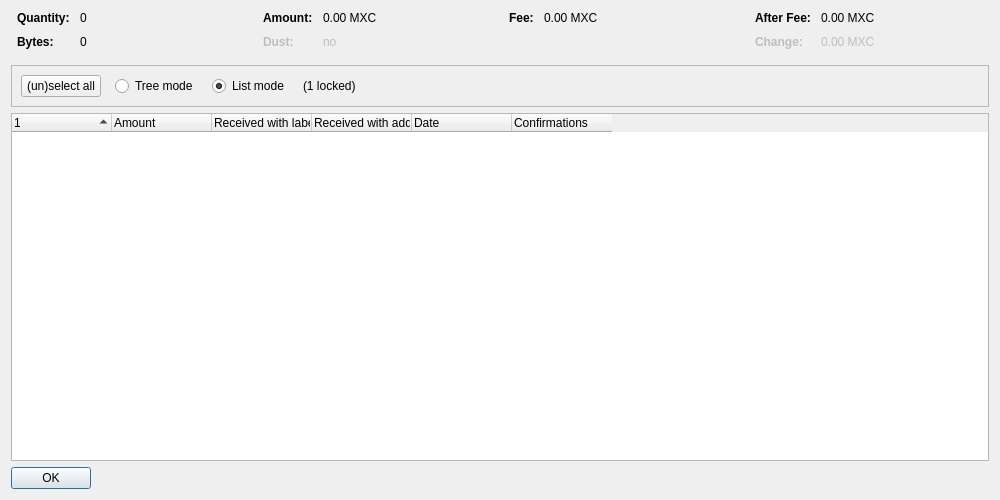
<?xml version="1.0" encoding="UTF-8"?>
<ui version="4.0">
 <class>CoinControlDialog</class>
 <widget class="QDialog" name="CoinControlDialog">
  <property name="geometry">
   <rect>
    <x>0</x>
    <y>0</y>
    <width>1000</width>
    <height>500</height>
   </rect>
  </property>
  <property name="windowTitle">
   <string>Coin Selection</string>
  </property>
  <layout class="QVBoxLayout" name="verticalLayout">
   <item>
    <layout class="QHBoxLayout" name="horizontalLayoutTop" stretch="0,0,0,0">
     <property name="topMargin">
      <number>0</number>
     </property>
     <property name="bottomMargin">
      <number>10</number>
     </property>
     <item>
      <layout class="QFormLayout" name="formLayoutCoinControl1">
       <property name="horizontalSpacing">
        <number>10</number>
       </property>
       <property name="verticalSpacing">
        <number>10</number>
       </property>
       <property name="leftMargin">
        <number>6</number>
       </property>
       <property name="rightMargin">
        <number>6</number>
       </property>
       <item row="0" column="0">
        <widget class="QLabel" name="labelCoinControlQuantityText">
         <property name="font">
          <font>
           <weight>75</weight>
           <bold>true</bold>
          </font>
         </property>
         <property name="text">
          <string>Quantity:</string>
         </property>
        </widget>
       </item>
       <item row="0" column="1">
        <widget class="QLabel" name="labelCoinControlQuantity">
         <property name="cursor">
          <cursorShape>IBeamCursor</cursorShape>
         </property>
         <property name="contextMenuPolicy">
          <enum>Qt::ActionsContextMenu</enum>
         </property>
         <property name="text">
          <string notr="true">0</string>
         </property>
         <property name="textInteractionFlags">
          <set>Qt::LinksAccessibleByMouse|Qt::TextSelectableByKeyboard|Qt::TextSelectableByMouse</set>
         </property>
        </widget>
       </item>
       <item row="1" column="0">
        <widget class="QLabel" name="labelCoinControlBytesText">
         <property name="font">
          <font>
           <weight>75</weight>
           <bold>true</bold>
          </font>
         </property>
         <property name="text">
          <string>Bytes:</string>
         </property>
        </widget>
       </item>
       <item row="1" column="1">
        <widget class="QLabel" name="labelCoinControlBytes">
         <property name="cursor">
          <cursorShape>IBeamCursor</cursorShape>
         </property>
         <property name="contextMenuPolicy">
          <enum>Qt::ActionsContextMenu</enum>
         </property>
         <property name="text">
          <string notr="true">0</string>
         </property>
         <property name="textInteractionFlags">
          <set>Qt::LinksAccessibleByMouse|Qt::TextSelectableByKeyboard|Qt::TextSelectableByMouse</set>
         </property>
        </widget>
       </item>
      </layout>
     </item>
     <item>
      <layout class="QFormLayout" name="formLayoutCoinControl2">
       <property name="horizontalSpacing">
        <number>10</number>
       </property>
       <property name="verticalSpacing">
        <number>10</number>
       </property>
       <property name="leftMargin">
        <number>6</number>
       </property>
       <property name="rightMargin">
        <number>6</number>
       </property>
       <item row="0" column="0">
        <widget class="QLabel" name="labelCoinControlAmountText">
         <property name="font">
          <font>
           <weight>75</weight>
           <bold>true</bold>
          </font>
         </property>
         <property name="text">
          <string>Amount:</string>
         </property>
        </widget>
       </item>
       <item row="0" column="1">
        <widget class="QLabel" name="labelCoinControlAmount">
         <property name="cursor">
          <cursorShape>IBeamCursor</cursorShape>
         </property>
         <property name="contextMenuPolicy">
          <enum>Qt::ActionsContextMenu</enum>
         </property>
         <property name="text">
          <string notr="true">0.00 MXC</string>
         </property>
         <property name="textInteractionFlags">
          <set>Qt::LinksAccessibleByMouse|Qt::TextSelectableByKeyboard|Qt::TextSelectableByMouse</set>
         </property>
        </widget>
       </item>
       <item row="1" column="0">
        <widget class="QLabel" name="labelCoinControlLowOutputText">
         <property name="enabled">
          <bool>false</bool>
         </property>
         <property name="font">
          <font>
           <weight>75</weight>
           <bold>true</bold>
          </font>
         </property>
         <property name="text">
          <string>Dust:</string>
         </property>
        </widget>
       </item>
       <item row="1" column="1">
        <widget class="QLabel" name="labelCoinControlLowOutput">
         <property name="enabled">
          <bool>false</bool>
         </property>
         <property name="cursor">
          <cursorShape>IBeamCursor</cursorShape>
         </property>
         <property name="contextMenuPolicy">
          <enum>Qt::ActionsContextMenu</enum>
         </property>
         <property name="text">
          <string notr="true">no</string>
         </property>
         <property name="textInteractionFlags">
          <set>Qt::LinksAccessibleByMouse|Qt::TextSelectableByKeyboard|Qt::TextSelectableByMouse</set>
         </property>
        </widget>
       </item>
      </layout>
     </item>
     <item>
      <layout class="QFormLayout" name="formLayoutCoinControl3">
       <property name="horizontalSpacing">
        <number>10</number>
       </property>
       <property name="verticalSpacing">
        <number>10</number>
       </property>
       <property name="leftMargin">
        <number>6</number>
       </property>
       <property name="rightMargin">
        <number>6</number>
       </property>
       <item row="0" column="0">
        <widget class="QLabel" name="labelCoinControlFeeText">
         <property name="font">
          <font>
           <weight>75</weight>
           <bold>true</bold>
          </font>
         </property>
         <property name="text">
          <string>Fee:</string>
         </property>
        </widget>
       </item>
       <item row="0" column="1">
        <widget class="QLabel" name="labelCoinControlFee">
         <property name="cursor">
          <cursorShape>IBeamCursor</cursorShape>
         </property>
         <property name="contextMenuPolicy">
          <enum>Qt::ActionsContextMenu</enum>
         </property>
         <property name="text">
          <string notr="true">0.00 MXC</string>
         </property>
         <property name="textInteractionFlags">
          <set>Qt::LinksAccessibleByMouse|Qt::TextSelectableByKeyboard|Qt::TextSelectableByMouse</set>
         </property>
        </widget>
       </item>
      </layout>
     </item>
     <item>
      <layout class="QFormLayout" name="formLayoutCoinControl4">
       <property name="horizontalSpacing">
        <number>10</number>
       </property>
       <property name="verticalSpacing">
        <number>10</number>
       </property>
       <property name="leftMargin">
        <number>6</number>
       </property>
       <property name="rightMargin">
        <number>6</number>
       </property>
       <item row="0" column="0">
        <widget class="QLabel" name="labelCoinControlAfterFeeText">
         <property name="font">
          <font>
           <weight>75</weight>
           <bold>true</bold>
          </font>
         </property>
         <property name="text">
          <string>After Fee:</string>
         </property>
        </widget>
       </item>
       <item row="0" column="1">
        <widget class="QLabel" name="labelCoinControlAfterFee">
         <property name="cursor">
          <cursorShape>IBeamCursor</cursorShape>
         </property>
         <property name="contextMenuPolicy">
          <enum>Qt::ActionsContextMenu</enum>
         </property>
         <property name="text">
          <string notr="true">0.00 MXC</string>
         </property>
         <property name="textInteractionFlags">
          <set>Qt::LinksAccessibleByMouse|Qt::TextSelectableByKeyboard|Qt::TextSelectableByMouse</set>
         </property>
        </widget>
       </item>
       <item row="1" column="0">
        <widget class="QLabel" name="labelCoinControlChangeText">
         <property name="enabled">
          <bool>false</bool>
         </property>
         <property name="font">
          <font>
           <weight>75</weight>
           <bold>true</bold>
          </font>
         </property>
         <property name="text">
          <string>Change:</string>
         </property>
        </widget>
       </item>
       <item row="1" column="1">
        <widget class="QLabel" name="labelCoinControlChange">
         <property name="enabled">
          <bool>false</bool>
         </property>
         <property name="cursor">
          <cursorShape>IBeamCursor</cursorShape>
         </property>
         <property name="contextMenuPolicy">
          <enum>Qt::ActionsContextMenu</enum>
         </property>
         <property name="text">
          <string notr="true">0.00 MXC</string>
         </property>
         <property name="textInteractionFlags">
          <set>Qt::LinksAccessibleByMouse|Qt::TextSelectableByKeyboard|Qt::TextSelectableByMouse</set>
         </property>
        </widget>
       </item>
      </layout>
     </item>
    </layout>
   </item>
   <item>
    <widget class="QFrame" name="frame">
     <property name="minimumSize">
      <size>
       <width>0</width>
       <height>40</height>
      </size>
     </property>
     <property name="frameShape">
      <enum>QFrame::StyledPanel</enum>
     </property>
     <property name="frameShadow">
      <enum>QFrame::Sunken</enum>
     </property>
     <layout class="QHBoxLayout" name="horizontalLayout">
      <item>
       <layout class="QHBoxLayout" name="horizontalLayoutPanel" stretch="0,0,0,0,0">
        <property name="spacing">
         <number>14</number>
        </property>
        <item>
         <widget class="QPushButton" name="pushButtonSelectAll">
          <property name="sizePolicy">
           <sizepolicy hsizetype="Maximum" vsizetype="Fixed">
            <horstretch>0</horstretch>
            <verstretch>0</verstretch>
           </sizepolicy>
          </property>
          <property name="text">
           <string>(un)select all</string>
          </property>
          <property name="autoDefault">
           <bool>false</bool>
          </property>
         </widget>
        </item>
        <item>
         <widget class="QRadioButton" name="radioTreeMode">
          <property name="sizePolicy">
           <sizepolicy hsizetype="Maximum" vsizetype="Fixed">
            <horstretch>0</horstretch>
            <verstretch>0</verstretch>
           </sizepolicy>
          </property>
          <property name="text">
           <string>Tree mode</string>
          </property>
         </widget>
        </item>
        <item>
         <widget class="QRadioButton" name="radioListMode">
          <property name="sizePolicy">
           <sizepolicy hsizetype="Maximum" vsizetype="Fixed">
            <horstretch>0</horstretch>
            <verstretch>0</verstretch>
           </sizepolicy>
          </property>
          <property name="text">
           <string>List mode</string>
          </property>
          <property name="checked">
           <bool>true</bool>
          </property>
         </widget>
        </item>
        <item>
         <widget class="QLabel" name="labelLocked">
          <property name="text">
           <string notr="true">(1 locked)</string>
          </property>
         </widget>
        </item>
        <item>
         <spacer name="horizontalSpacer">
          <property name="orientation">
           <enum>Qt::Horizontal</enum>
          </property>
          <property name="sizeHint" stdset="0">
           <size>
            <width>40</width>
            <height>20</height>
           </size>
          </property>
         </spacer>
        </item>
       </layout>
      </item>
     </layout>
    </widget>
   </item>
   <item>
    <widget class="CoinControlTreeWidget" name="treeWidget">
     <property name="contextMenuPolicy">
      <enum>Qt::CustomContextMenu</enum>
     </property>
     <property name="sortingEnabled">
      <bool>false</bool>
     </property>
     <property name="columnCount">
      <number>6</number>
     </property>
     <attribute name="headerShowSortIndicator" stdset="0">
      <bool>true</bool>
     </attribute>
     <attribute name="headerStretchLastSection">
      <bool>false</bool>
     </attribute>
     <column>
      <property name="text">
       <string/>
      </property>
     </column>
     <column>
      <property name="text">
       <string>Amount</string>
      </property>
     </column>
     <column>
      <property name="text">
       <string>Received with label</string>
      </property>
     </column>
     <column>
      <property name="text">
       <string>Received with address</string>
      </property>
     </column>
     <column>
      <property name="text">
       <string>Date</string>
      </property>
     </column>
     <column>
      <property name="text">
       <string>Confirmations</string>
      </property>
      <property name="toolTip">
       <string>Confirmed</string>
      </property>
     </column>
     <column>
      <property name="text">
       <string/>
      </property>
     </column>
     <column>
      <property name="text">
       <string/>
      </property>
     </column>
     <column>
      <property name="text">
       <string/>
      </property>
     </column>
     <column>
      <property name="text">
       <string/>
      </property>
     </column>
    </widget>
   </item>
   <item>
    <widget class="QDialogButtonBox" name="buttonBox">
     <property name="sizePolicy">
      <sizepolicy hsizetype="Maximum" vsizetype="Fixed">
       <horstretch>0</horstretch>
       <verstretch>0</verstretch>
      </sizepolicy>
     </property>
     <property name="orientation">
      <enum>Qt::Horizontal</enum>
     </property>
     <property name="standardButtons">
      <set>QDialogButtonBox::Ok</set>
     </property>
    </widget>
   </item>
  </layout>
 </widget>
 <customwidgets>
  <customwidget>
   <class>CoinControlTreeWidget</class>
   <extends>QTreeWidget</extends>
   <header>qt/coincontroltreewidget.h</header>
  </customwidget>
 </customwidgets>
 <resources/>
 <connections/>
</ui>
